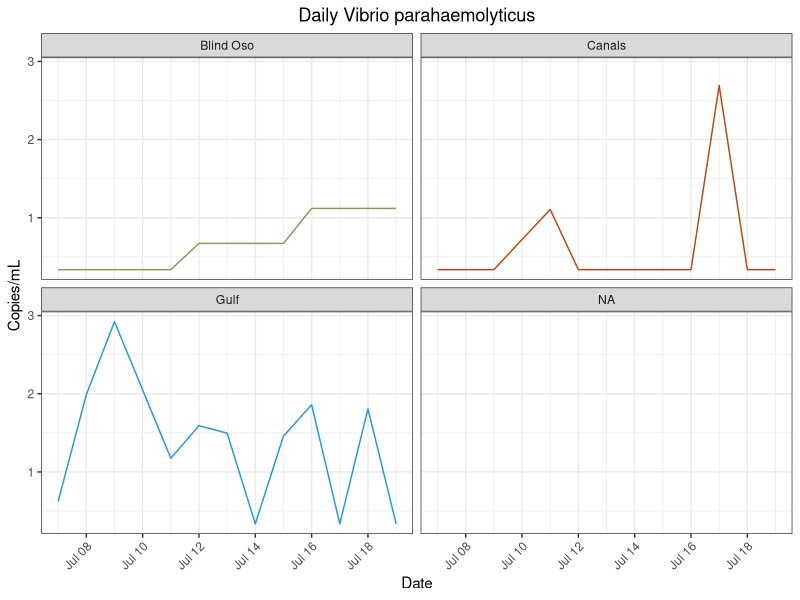
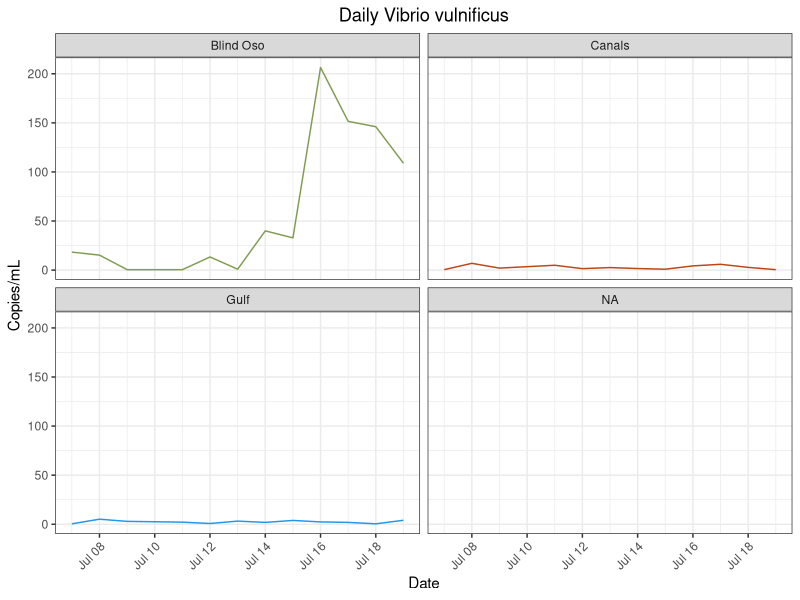
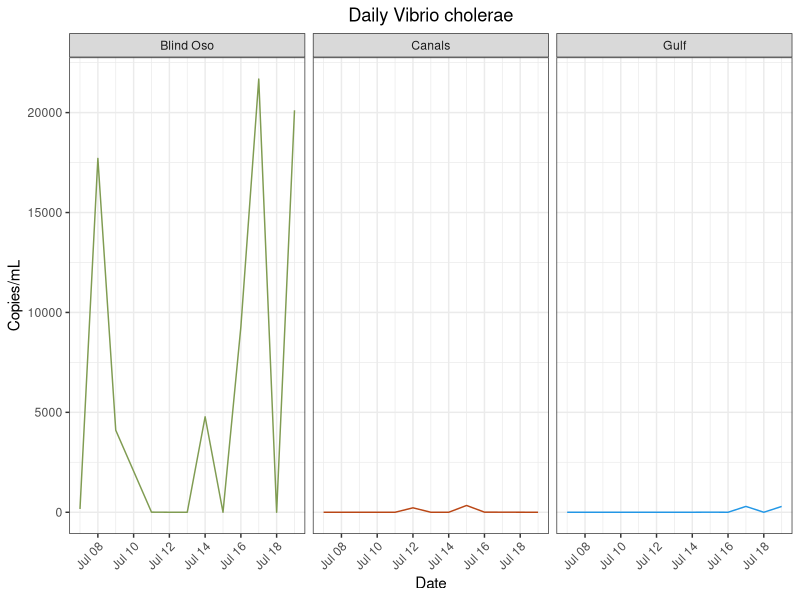
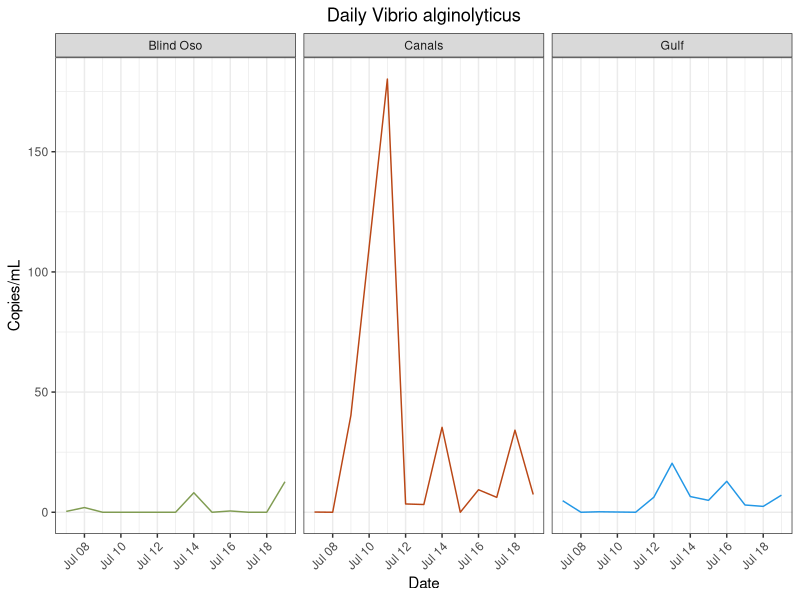
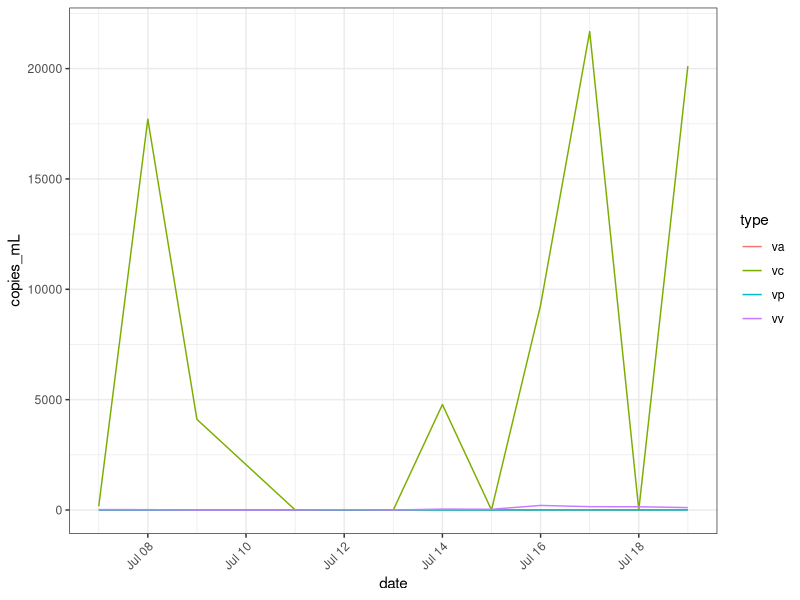
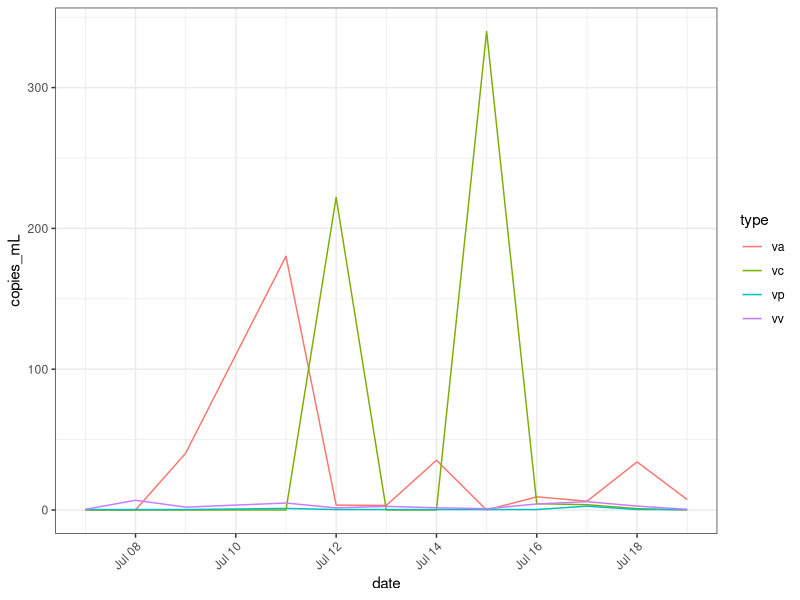
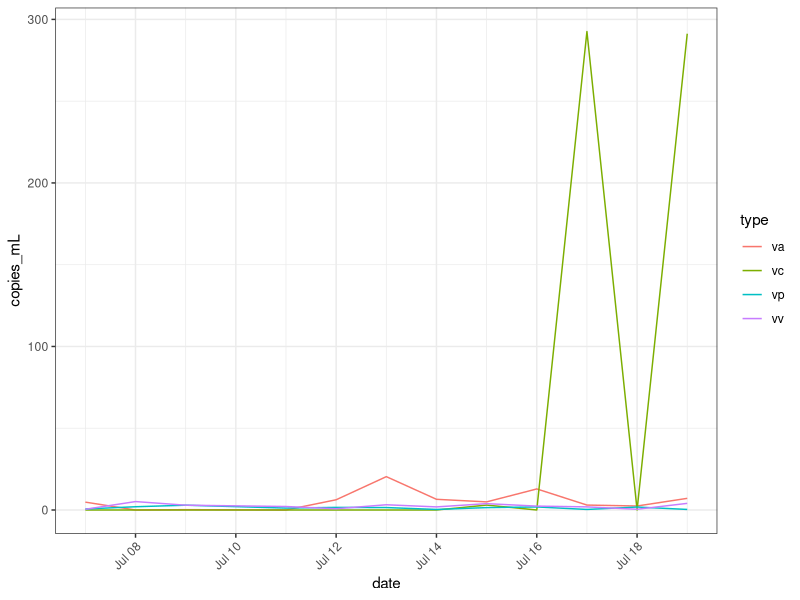
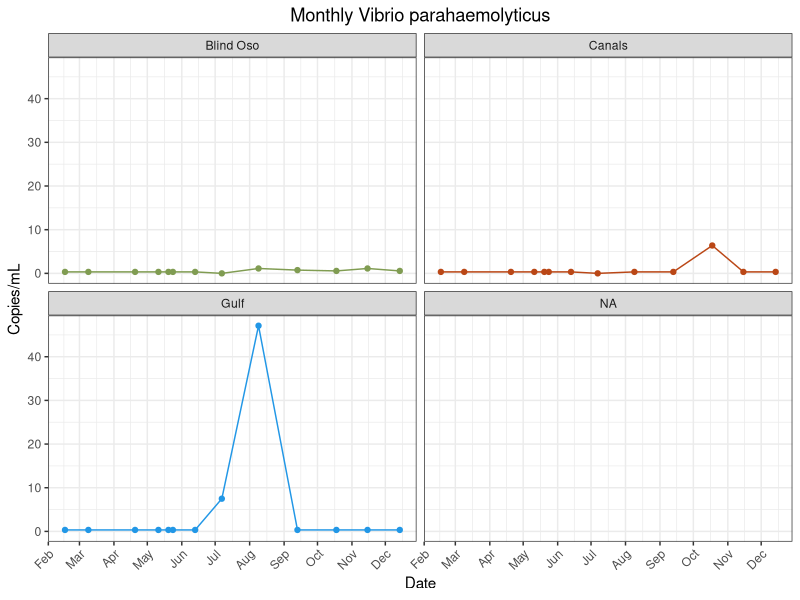

R code for these plots, in order:
## ---- chunk 1
library(here)
library(tidyverse)
library(lubridate)
## ---- chunk 2
vp<- read_csv(here("data", "processed_data","vp_clean_copies.csv"))
vp_m<- read_csv(here("data", "processed_data","vp_mon_clean_copies.csv")) 

vv<- read_csv(here("data", "processed_data","vv_clean_copies_redo.csv")) #Trial two is best. Other trials exist too. 
vv_m<- read_csv(here("data", "processed_data","vv_clean_copies_mon.csv"))

vc<- read_csv(here("data", "processed_data", "vc_clean_copies_daily.csv"))
vc_m<- read_csv(here("data", "processed_data", "vc_clean_copies_mon.csv"))

va<- read_csv(here("data", "processed_data", "va_clean_copies_daily.csv"))
va_m<-  read_csv(here("data", "processed_data", "va_clean_copies_monthly.csv"))
## ---- chunk 3
vv<- vv %>%
  mutate(site = recode(site, "BO" = "Blind Oso")) %>%
  mutate(site = recode(site, "C2" = "Canals")) %>%
  mutate(site = recode(site, "RD" = "Gulf"))

vp<- vp %>%
  mutate(site = recode(site, "BO" = "Blind Oso")) %>%
  mutate(site = recode(site, "C2" = "Canals")) %>%
  mutate(site = recode(site, "RD" = "Gulf"))

vc<- vc %>%
  mutate(site = recode(site, "BO" = "Blind Oso")) %>%
  mutate(site = recode(site, "C2" = "Canals")) %>%
  mutate(site = recode(site, "RD" = "Gulf"))

va<- va %>%
  mutate(site = recode(site, "BO" = "Blind Oso")) %>%
  mutate(site = recode(site, "C2" = "Canals")) %>%
  mutate(site = recode(site, "RD" = "Gulf"))
## ---- chunk 4
#Vp Mon
vp_m<- vp_m %>%
  select(!...1) 
jul_bo = data.frame(date = as.Date("2022-07-07"), copies_mL=0, site = "BO")
jul_c2 = data.frame(date = as.Date("2022-07-07"), copies_mL=0, site = "C2")
jul_rd = data.frame(date = as.Date("2022-07-07"), copies_mL=7.49310194, site = "RD")
vp_m = rbind(jul_bo, jul_c2, jul_rd, vp_m) %>%
  mutate(site = recode(site, "BO" = "Blind Oso")) %>%
  mutate(site = recode(site, "C2" = "Canals")) %>%
  mutate(site = recode(site, "RD" = "Gulf"))
                     

#Vv Mon
vv_m<- vv_m %>%
  select(!...1) 
jul_bo = data.frame(date = as.Date("2022-07-07"), copies_mL=0, site = "BO")
jul_c2 = data.frame(date = as.Date("2022-07-07"), copies_mL=0, site = "C2")
jul_rd = data.frame(date = as.Date("2022-07-07"), copies_mL=7.49310194, site = "RD")
vv_m = rbind(jul_bo, jul_c2, jul_rd, vv_m)%>%
  mutate(site = recode(site, "BO" = "Blind Oso")) %>%
  mutate(site = recode(site, "C2" = "Canals")) %>%
  mutate(site = recode(site, "RD" = "Gulf"))

vc_m<- vc_m %>%
  select(!...1) 
  jul_bo = data.frame(date = as.Date("2022-07-07"), copies_mL=263.208407, site = "BO")
  jul_c2 = data.frame(date = as.Date("2022-07-07"), copies_mL=0, site = "C2")
  jul_rd = data.frame(date = as.Date("2022-07-07"), copies_mL=0, site = "RD")
  vc_m = rbind(jul_bo, jul_c2, jul_rd, vc_m)%>%
    mutate(site = recode(site, "BO" = "Blind Oso")) %>%
    mutate(site = recode(site, "C2" = "Canals")) %>%
    mutate(site = recode(site, "RD" = "Gulf"))
  
 va_m<- va_m %>%
  select(!...1) 
  jul_bo = data.frame(date = as.Date("2022-07-07"), copies_mL=0, site = "BO")
  jul_c2 = data.frame(date = as.Date("2022-07-07"), copies_mL=5.494766, site = "C2")
  jul_rd = data.frame(date = as.Date("2022-07-07"), copies_mL=0, site = "RD")
  va_m = rbind(jul_bo, jul_c2, jul_rd, va_m)%>%
    mutate(site = recode(site, "BO" = "Blind Oso")) %>%
    mutate(site = recode(site, "C2" = "Canals")) %>%
    mutate(site = recode(site, "RD" = "Gulf")) 
## ---- chunk 5
vp %>%
  ggplot() + geom_line(
    aes(x = date,
        y = copies_mL,
        color = site))+ 
  facet_wrap(~site)  +
  labs(x = "Date",
       y = "Copies/mL",
       title = "Daily Vibrio parahaemolyticus")+
  theme_bw()+
  theme(
    plot.title = element_text(hjust = 0.5),
    axis.text.x = element_text(hjust = 1, angle = 45),
    legend.position = "none")+
  scale_color_manual(values = c("Blind Oso" = "#809C52",
                                "Canals" = "#ba4716",
                                "Gulf" = "4c848c"))
## ---- chunk 6
vv %>%
 # filter(!site %in% "Blind Oso") %>%
  ggplot() + geom_line(
    aes(x = date,
        y = copies_mL,
        color = site))+ 
  facet_wrap(~site)  +
  labs(x = "Date",
       y = "Copies/mL",
       title = "Daily Vibrio vulnificus")+
  theme_bw()+
  theme(
    plot.title = element_text(hjust = 0.5),
    axis.text.x = element_text(hjust = 1, angle = 45),
    legend.position = "none")+ 
  scale_color_manual(values = c("Blind Oso" = "#809C52",
                                "Canals" = "#ba4716",
                                "Gulf" = "4c848c"))
## ---- chunk 7
vc %>%
 #filter(!site %in% "Blind Oso") %>%
  ggplot() + geom_line(
    aes(x = date,
        y = copies_mL,
        color = site))+ 
  facet_wrap(~site)  +
  labs(x = "Date",
       y = "Copies/mL",
       title = "Daily Vibrio cholerae")+
  theme_bw()+
  theme(
    plot.title = element_text(hjust = 0.5),
    axis.text.x = element_text(hjust = 1, angle = 45),
    legend.position = "none")+ 
  scale_color_manual(values = c("Blind Oso" = "#809C52",
                                "Canals" = "#ba4716",
                                "Gulf" = "4c848c"))
## ---- chunk 8
va %>%
 #filter(!site %in% "Blind Oso") %>%
  ggplot() + geom_line(
    aes(x = date,
        y = copies_mL,
        color = site))+ 
  facet_wrap(~site)  +
  labs(x = "Date",
       y = "Copies/mL",
       title = "Daily Vibrio alginolyticus")+
  theme_bw()+
  theme(
    plot.title = element_text(hjust = 0.5),
    axis.text.x = element_text(hjust = 1, angle = 45),
    legend.position = "none")+ 
  scale_color_manual(values = c("Blind Oso" = "#809C52",
                                "Canals" = "#ba4716",
                                "Gulf" = "4c848c"))
## ---- chunk 9
#Make new columns with species 
type = "vc"
vc1<- cbind(vc, type)

type = "vv"
vv1<- cbind(vv, type)

type = "vp"
vp1<- cbind(vp, type)

type = "va"
va1<- cbind(va,type)

#Combine datasets
master<- rbind(vc1,vp1,vv1, va1)
## ---- chunk 10
master %>%
  filter(site %in% "Blind Oso")%>%
  ggplot() + geom_line(
    aes(
      x = date,
      y = copies_mL,
      color = type))+ 
  theme_bw()+
  theme(
    axis.text.x = element_text(hjust = 1, angle = 45))
## ---- chunk 11
master %>%
  filter(site %in% "Canals")%>%
  ggplot() + geom_line(
    aes(
      x = date,
      y = copies_mL,
      color = type))+ 
  theme_bw()+
  theme(
    axis.text.x = element_text(hjust = 1, angle = 45))
## ---- chunk 12
master %>%
  filter(site %in% "Gulf")%>%
  ggplot() + geom_line(
    aes(
      x = date,
      y = copies_mL,
      color = type))+ 
  theme_bw()+
  theme(
    axis.text.x = element_text(hjust = 1, angle = 45))
## ---- chunk 13
vp_m %>%
ggplot() + geom_line(
    aes(x = date,
        y = copies_mL,
        color = site))+ 
  geom_point(
     aes(x = date,
        y = copies_mL,
        color = site))+
  facet_wrap(~site)  +
  labs(x = "Date",
       y = "Copies/mL",
       title = "Monthly Vibrio parahaemolyticus")+
  theme_bw()+
  theme(
    plot.title = element_text(hjust = 0.5),
    axis.text.x = element_text(hjust = 1, angle = 45),
    legend.position = "none")+
  scale_color_manual(values = c("Blind Oso" = "#809C52",
                                "Canals" = "#ba4716",
                                "Gulf" = "4c848c"))+
  scale_x_date(date_breaks = "1 month", date_labels = "%b")
## ---- chunk 14
vv_m %>%
  filter(!site %in% c("E3", "NT")) %>%
 ggplot() + geom_line(
    aes(x = date,
        y = copies_mL,
        color = site))+ 
  geom_point(
     aes(x = date,
        y = copies_mL,
        color = site))+
  facet_wrap(~site)  +
  labs(x = "Date",
       y = "Copies/mL",
       title = "Monthly Vibrio vulnificus")+
  theme_bw()+
  theme(
    plot.title = element_text(hjust = 0.5),
    axis.text.x = element_text(hjust = 1, angle = 45),
    legend.position = "none")+
  scale_color_manual(values = c("Blind Oso" = "#809C52",
                                "Canals" = "#ba4716",
                                "Gulf" = "4c848c"))+
  scale_x_date(date_breaks = "1 month", date_labels = "%b")
## ---- chunk 15
vc_m %>%
  #filter(!site %in% "Blind Oso") %>%
 ggplot() + geom_line(
    aes(x = date,
        y = copies_mL,
        color = site))+ 
  geom_point(
     aes(x = date,
        y = copies_mL,
        color = site))+
  facet_wrap(~site)  +
  labs(x = "Date",
       y = "Copies/mL",
       title = "Monthly Vibrio cholerae")+
  theme_bw()+
  theme(
    plot.title = element_text(hjust = 0.5),
    axis.text.x = element_text(hjust = 1, angle = 45),
    legend.position = "none")+
  scale_color_manual(values = c("Blind Oso" = "#809C52",
                                "Canals" = "#ba4716",
                                "Gulf" = "4c848c"))+
  scale_x_date(date_breaks = "1 month", date_labels = "%b")
## ---- chunk 16
va_m %>%
  #filter(!site %in% "Blind Oso") %>%
 ggplot() + geom_line(
    aes(x = date,
        y = copies_mL,
        color = site))+ 
  geom_point(
     aes(x = date,
        y = copies_mL,
        color = site))+
  facet_wrap(~site)  +
  labs(x = "Date",
       y = "Copies/mL",
       title = "Monthly Vibrio alginolyticus")+
  theme_bw()+
  theme(
    plot.title = element_text(hjust = 0.5),
    axis.text.x = element_text(hjust = 1, angle = 45),
    legend.position = "none")+
  scale_color_manual(values = c("Blind Oso" = "#809C52",
                                "Canals" = "#ba4716",
                                "Gulf" = "4c848c"))+
  scale_x_date(date_breaks = "1 month", date_labels = "%b")
